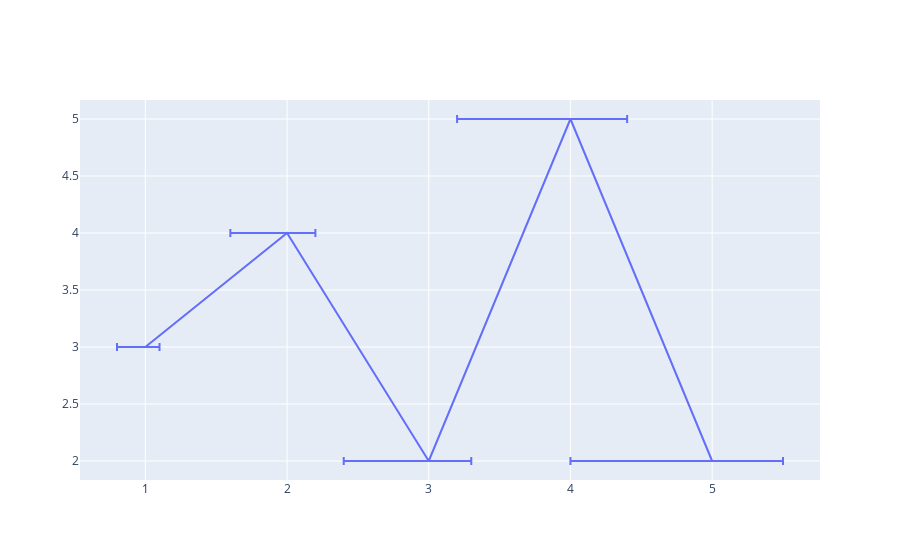

The cell this chart's notebook holds for it:
### Code cell
fig = go.Figure(data=go.Scatter(x=[1,2,3,4,5],
                                y=[3,4,2,5,2],
                                mode='lines',
                                error_x=dict(type='percent', # 에러바 x에대해서
                                             symmetric=False,
                                             value=10, # 10퍼센트 오차
                                             valueminus=20, # -20 퍼센트의 오차 에러(아래쪽으로 더 치우칠 경우)
                                             visible=True)))
fig.show()

### Figure 1 — Plotly figure (JSON) as saved in the notebook; plotly's stock layout.template omitted (floating-point values rounded to 4 significant figures)
{"data": [{"error_x": {"symmetric": false, "type": "percent", "value": 10, "valueminus": 20, "visible": true}, "mode": "lines", "type": "scatter", "x": [1, 2, 3, 4, 5], "y": [3, 4, 2, 5, 2]}], "layout": {}}
